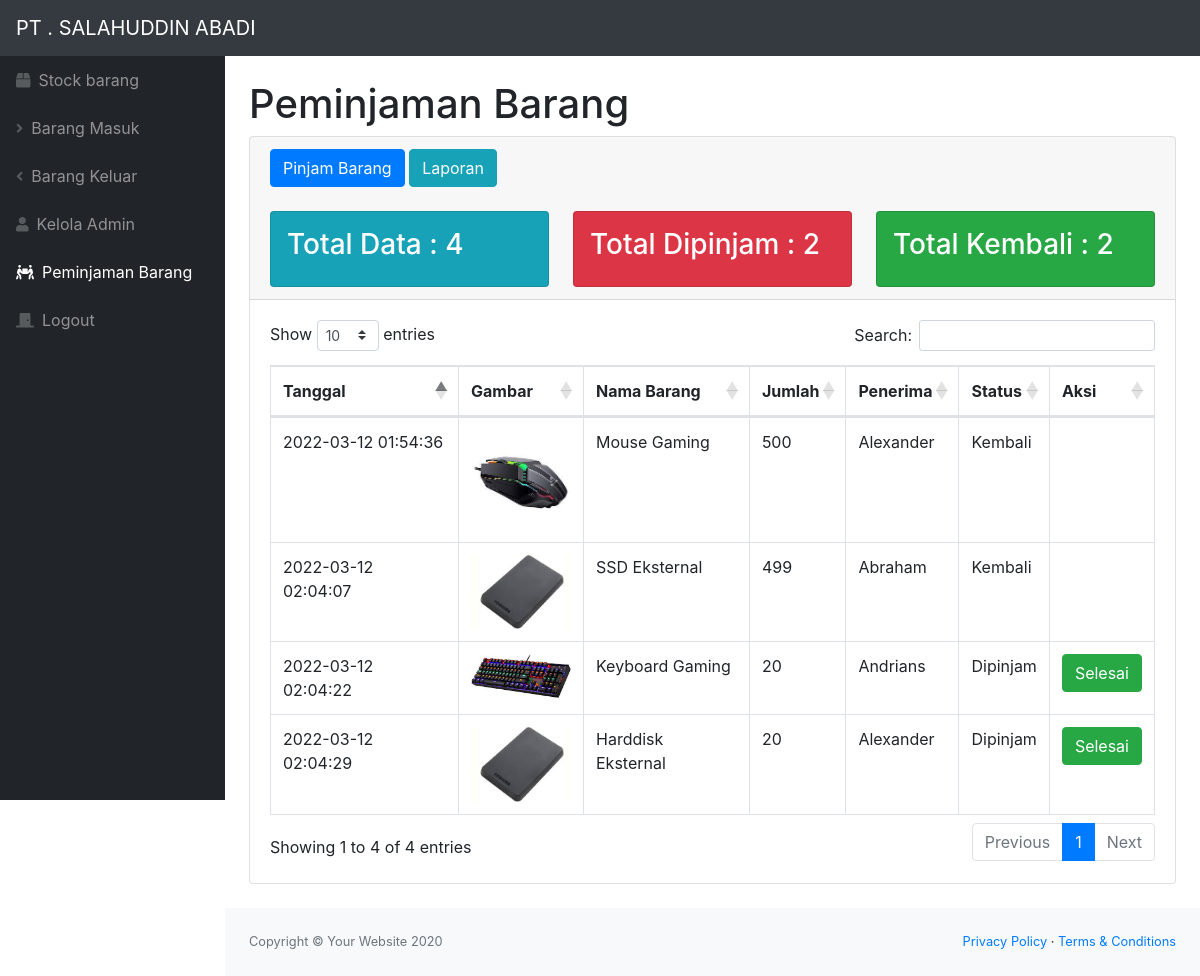
The page /peminjaman.php (signed in) on the database its author committed.
### tables this page shows
CREATE TABLE `peminjaman` (
  `idpeminjaman` int(11) NOT NULL,
  `idbarang` int(11) DEFAULT NULL,
  `tanggalpinjam` timestamp NOT NULL DEFAULT current_timestamp() ON UPDATE current_timestamp(),
  `qty` int(11) DEFAULT NULL,
  `peminjam` varchar(30) DEFAULT NULL,
  `status` varchar(10) DEFAULT '1'
);

CREATE TABLE `stock` (
  `idbarang` int(11) NOT NULL,
  `namabarang` varchar(25) NOT NULL,
  `deskripsi` varchar(100) NOT NULL,
  `stock` int(11) NOT NULL,
  `image` varchar(100) DEFAULT NULL
);

### peminjaman.php (the view, shortened to what this page needs)
<?php
require 'function.php';
$get1 = mysqli_query($conn,"select * from peminjaman");
$count1 = mysqli_num_rows($get1);
$get2 = mysqli_query($conn,"select * from peminjaman where status='Dipinjam'");
$count2 = mysqli_num_rows($get2);
$get3 = mysqli_query($conn,"select * from peminjaman where status='Kembali'");
$count3 = mysqli_num_rows($get3);
?>
<!DOCTYPE html>
<html lang="en">
<head>
    <link href="css/styles.css" rel="stylesheet" />
    <link href="https://cdn.datatables.net/1.10.20/css/dataTables.bootstrap4.min.css" rel="stylesheet" />
</head>
<body class="sb-nav-fixed">
    <nav class="sb-topnav navbar navbar-expand navbar-dark bg-dark">
        <a class="navbar-brand">PT . SALAHUDDIN ABADI</a>
    </nav>
    <div id="layoutSidenav">
        <div id="layoutSidenav_nav">
            <nav class="sb-sidenav accordion sb-sidenav-dark" id="sidenavAccordion">
                <div class="sb-sidenav-menu">
                    <div class="nav">
                        <a class="nav-link" href="index.php">
                            <div class="sb-nav-link-icon"><i class="fas fa-box"></i></div>
                            Stock barang
                        </a>
                        <a class="nav-link" href="masuk.php">
                            <div class="sb-nav-link-icon"><i class="fas fa-angle-right"></i></div>
                            Barang Masuk
                        </a>
                        <a class="nav-link" href="keluar.php">
                            <div class="sb-nav-link-icon"><i class="fas fa-angle-left"></i></div>
                            Barang Keluar
                        </a>
                        <a class="nav-link" href="admin.php">
                            <div class="sb-nav-link-icon"><i class="fas fa-user"></i></div>
                            Kelola Admin
                        </a>
                        <a class="nav-link" href="peminjaman.php">
                            <div class="sb-nav-link-icon"><i class="fas fa-people-carry"></i></div>
                            Peminjaman Barang
                        </a>
                        <a class="nav-link" href="logout.php">
                        <div class="sb-nav-link-icon"><i class="fas fa-door-closed"></i></div>
                            Logout
                        </a>
                    </div>
            </nav>
        </div>
        <div id="layoutSidenav_content">
            <main>
                <div class="container-fluid">
                    <h1 class="mt-4">Peminjaman Barang</h1>
                    <div class="card mb-4">
                        <div class="card-header">
                            <button type="button" class="btn btn-primary" data-toggle="modal" data-target="#myModal">
                                Pinjam Barang
                            </button>
                            <a href="laporan/cetak_peminjaman.php" class="btn btn-info">Laporan</a>
                            <br>
                            <div class="row mt-4" >
                                <div class="col">
                                    <div class="card bg-info text-white p-3">
                                        <h3>Total Data : <?=$count1;?></h3>
                                    </div>
                                </div>
                                <div class="col">
                                    <div class="card bg-danger text-white p-3">
                                        <h3>Total Dipinjam : <?=$count2;?></h3>
                                    </div>
                                </div>
                                <div class="col">
                                    <div class="card bg-success text-white p-3">
                                       <h3>Total Kembali : <?=$count3;?></h3>
                                    </div>
                                </div>
                            </div>
                        </div>
                        <div class="card-body">
                            <div class="table-responsive">
                                <table class="table table-bordered" id="dataTable" width="100%" cellspacing="0">
                                    <thead>
                                        <tr>
                                            <th>Tanggal</th>
                                            <th>Gambar</th>
                                            <th>Nama Barang</th>
                                            <th>Jumlah</th>
                                            <th>Penerima</th>
                                            <th>Status</th>
                                            <th>Aksi</th>
                                        </tr>
                                    </thead>
                                    <tbody>
                                        <?php
                                        $ambilsemuadatastock = mysqli_query($conn, "select * from peminjaman p, stock s where s.idbarang = p.idbarang order by idpeminjaman");
                                        while ($data = mysqli_fetch_array($ambilsemuadatastock)) {
                                            $idk = $data['idpeminjaman'];
                                            $tanggal = $data['tanggalpinjam'];
                                            $namabarang = $data['namabarang'];
                                            $qty = $data['qty'];
                                            $penerima = $data['peminjam'];
                                            $status = $data['status'];
                                            $gambar = $data['image'];
                                            if ($gambar == null) {
                                                $img = 'No foto';
                                            } else {
                                                $img = '<img src= "images/' . $gambar . '" class="zoomable">';
                                            }
                                        ?>
                                            <tr>
                                                <td><?= $tanggal; ?></td>
                                                <td><?= $img; ?></td>
                                                <td><?= $namabarang; ?></td>
                                                <td><?= $qty; ?></td>
                                                <td><?= $penerima; ?></td>
                                                <td><?= $status; ?></td>
                                                <td>
                                                    <?php
                                                    if ($status == 'Dipinjam') {
                                                        ?> <button type="button" class="btn btn-success" data-toggle="modal" data-target="#edit<?=$idk;?>">
                                                                Selesai
                                                            </button>
                                                            <?php
                                                    } else {
                                                    }
                                                    ?>
                                                </td>
                                            </tr>
                                        <?php
                                        };
                                        ?>
                                    </tbody>
                                </table>
                            </div>
                        </div>
                    </div>
                </div>
            </main>
            <footer class="py-4 bg-light mt-auto">
                <div class="container-fluid">
                    <div class="d-flex align-items-center justify-content-between small">
                        <div class="text-muted">Copyright &copy; Your Website 2020</div>
                        <div>
                            <a href="#">Privacy Policy</a>
                            &middot;
                            <a href="#">Terms &amp; Conditions</a>
                        </div>
                    </div>
                </div>
            </footer>
        </div>
    </div>
</body>
</html>

### peminjaman.php (style rules this page uses)
.zoomable { width: 100px; }

### rows shown on the page
peminjaman: tanggalpinjam "2022-03-12 01:54:36", idbarang.image (picture), idbarang.namabarang "Mouse Gaming", qty "500", peminjam "Alexander", status "Kembali"
peminjaman: tanggalpinjam "2022-03-12 02:04:22", idbarang.image (picture), idbarang.namabarang "Keyboard Gaming", qty "20", peminjam "Andrians", status "Dipinjam"
peminjaman: tanggalpinjam "2022-03-12 02:04:29", idbarang.image (picture), idbarang.namabarang "Harddisk Eksternal", qty "20", peminjam "Alexander", status "Dipinjam"
peminjaman: tanggalpinjam "2022-03-12 02:04:07", idbarang.image (picture), idbarang.namabarang "SSD Eksternal", qty "499", peminjam "Abraham", status "Kembali"

### other values the page prints
$count1 "4"
$count2 "2"
$count3 "2"
